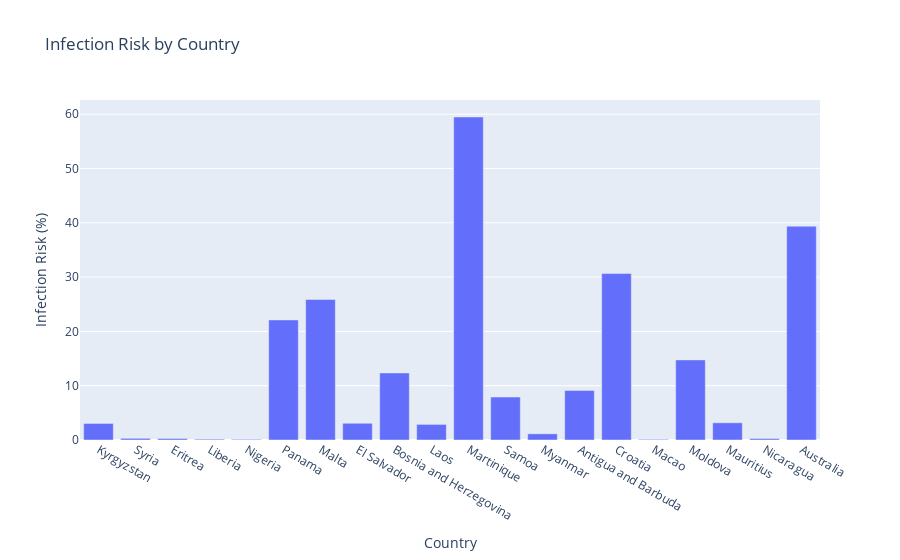

Notebook cell for this chart:
### Markdown cell above
Removed rows that have missing data.

### Code cell
px.bar(covid_df.sample(20), x='Country', y='Infection_Risk', labels={'Infection_Risk':'Infection Risk (%)'}, title='Infection Risk by Country')

### Figure 1 — Plotly figure (JSON) as saved in the notebook; plotly's stock layout.template omitted (floating-point values rounded to 4 significant figures)
{"data": [{"alignmentgroup": "True", "hovertemplate": "Country=%{x}<br>Infection Risk (%)=%{y}<extra></extra>", "legendgroup": "", "marker": {"color": "#636efa", "pattern": {"shape": ""}}, "name": "", "offsetgroup": "", "orientation": "v", "showlegend": false, "textposition": "auto", "type": "bar", "x": ["Kyrgyzstan", "Syria", "Eritrea", "Liberia", "Nigeria", "Panama", "Malta", "El Salvador", "Bosnia and Herzegovina", "Laos", "Martinique", "Samoa", "Myanmar", "Antigua and Barbuda", "Croatia", "Macao", "Moldova", "Mauritius", "Nicaragua", "Australia"], "xaxis": "x", "y": [3.05, 0.31, 0.28, 0.15, 0.12, 22.11, 25.88, 3.08, 12.35, 2.87, 59.48, 7.91, 1.14, 9.13, 30.65, 0.12, 14.75, 3.17, 0.27, 39.38], "yaxis": "y"}], "layout": {"barmode": "relative", "legend": {"tracegroupgap": 0}, "title": {"text": "Infection Risk by Country"}, "xaxis": {"anchor": "y", "domain": [0, 1], "title": {"text": "Country"}}, "yaxis": {"anchor": "x", "domain": [0, 1], "title": {"text": "Infection Risk (%)"}}}}
